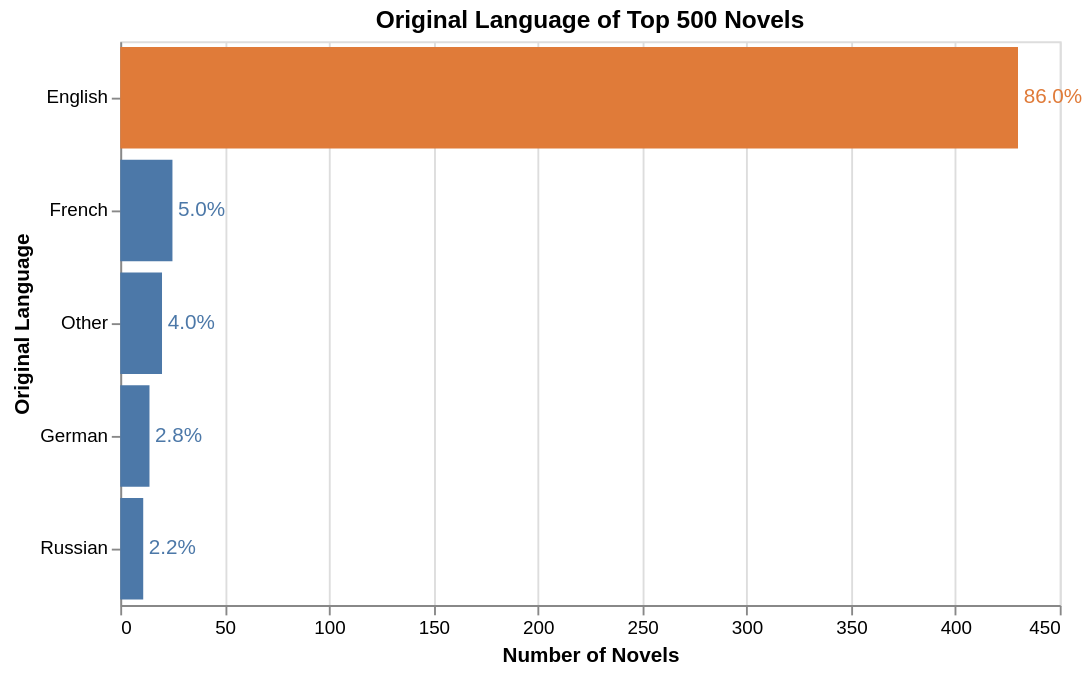

Write notebook code for a chart like this one.
### Markdown cell above
## Section 1: Language Distribution — How Dominant is English?

We begin by examining the original language of each novel. Since this list is compiled largely from English-speaking library systems (OCLC member libraries are predominantly in the US, UK, and Canada), we expect English to be overrepresented relative to its share of global literature.

### Code cell
# Count novels by original language
lang_counts = top_novels_df['orig_lang'].value_counts().reset_index()
lang_counts.columns = ['language', 'count']

# Label languages with fewer than 10 novels as "Other"
lang_counts['language_grouped'] = lang_counts['language'].where(
    lang_counts['count'] >= 10, other='Other'
)
lang_grouped = lang_counts.groupby('language_grouped')['count'].sum().reset_index()
lang_grouped = lang_grouped.sort_values('count', ascending=False)

# Calculate percentages
total = lang_grouped['count'].sum()
lang_grouped['percentage'] = (lang_grouped['count'] / total * 100).round(1)
lang_grouped['label'] = lang_grouped['percentage'].astype(str) + '%'

chart_lang = alt.Chart(lang_grouped).mark_bar().encode(
    x=alt.X('count:Q', title='Number of Novels'),
    y=alt.Y('language_grouped:N', sort='-x', title='Original Language'),
    color=alt.condition(
        alt.datum.language_grouped == 'English',
        alt.value('#e07b39'),
        alt.value('#4c78a8')
    ),
    tooltip=['language_grouped:N', 'count:Q', 'label:N']
).properties(
    title='Original Language of Top 500 Novels',
    width=500,
    height=300
)

text = chart_lang.mark_text(align='left', dx=3).encode(
    text='label:N'
)

(chart_lang + text)

### Figure 1 — Vega-Lite specification as saved in the notebook (floating-point values rounded to 4 significant figures)
{"config": {"view": {"continuousWidth": 300, "continuousHeight": 300}}, "layer": [{"mark": {"type": "bar"}, "encoding": {"color": {"condition": {"test": "(datum.language_grouped === 'English')", "value": "#e07b39"}, "value": "#4c78a8"}, "tooltip": [{"field": "language_grouped", "type": "nominal"}, {"field": "count", "type": "quantitative"}, {"field": "label", "type": "nominal"}], "x": {"field": "count", "title": "Number of Novels", "type": "quantitative"}, "y": {"field": "language_grouped", "sort": "-x", "title": "Original Language", "type": "nominal"}}, "title": "Original Language of Top 500 Novels"}, {"mark": {"type": "text", "align": "left", "dx": 3}, "encoding": {"color": {"condition": {"test": "(datum.language_grouped === 'English')", "value": "#e07b39"}, "value": "#4c78a8"}, "text": {"field": "label", "type": "nominal"}, "tooltip": [{"field": "language_grouped", "type": "nominal"}, {"field": "count", "type": "quantitative"}, {"field": "label", "type": "nominal"}], "x": {"field": "count", "title": "Number of Novels", "type": "quantitative"}, "y": {"field": "language_grouped", "sort": "-x", "title": "Original Language", "type": "nominal"}}, "title": "Original Language of Top 500 Novels"}], "data": {"name": "data-754773b49274071affbece59c66f7fd5"}, "height": 300, "width": 500, "$schema": "https://vega.github.io/schema/vega-lite/v6.1.0.json", "datasets": {"data-754773b49274071affbece59c66f7fd5": [{"language_grouped": "English", "count": 430, "percentage": 86.0, "label": "86.0%"}, {"language_grouped": "French", "count": 25, "percentage": 5.0, "label": "5.0%"}, {"language_grouped": "Other", "count": 20, "percentage": 4.0, "label": "4.0%"}, {"language_grouped": "German", "count": 14, "percentage": 2.8, "label": "2.8%"}, {"language_grouped": "Russian", "count": 11, "percentage": 2.2, "label": "2.2%"}]}}
